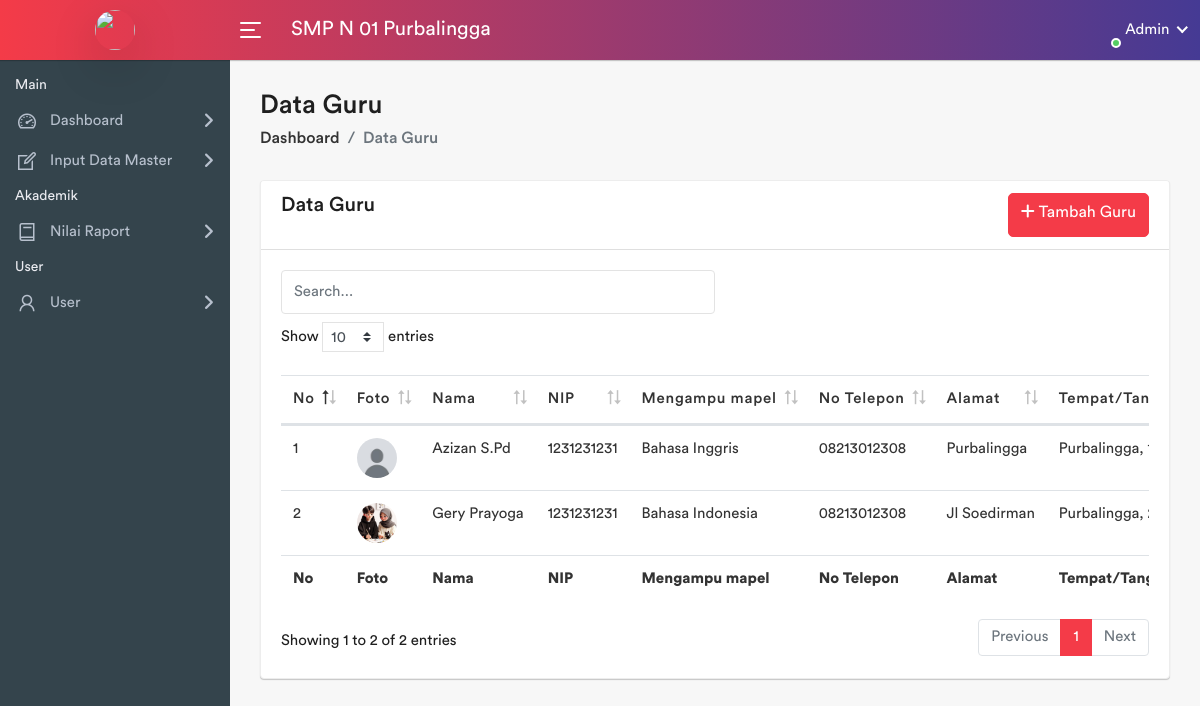
Screenshot of /pages/guru/index.php (signed in) with the database file from the repository.
### tables this page shows
CREATE TABLE `sekolah` (
  `sekolah_id` int(11) NOT NULL,
  `nama_sekolah` varchar(100) NOT NULL,
  `npsn` varchar(10) NOT NULL,
  `jenjang` varchar(10) NOT NULL,
  `status` varchar(10) NOT NULL,
  `alamat_sekolah` varchar(255) DEFAULT NULL,
  `tahun_berdiri` int(11) DEFAULT NULL,
  `akreditasi` varchar(10) DEFAULT NULL,
  `kepala_sekolah` varchar(100) DEFAULT NULL,
  `telepon_sekolah` varchar(15) DEFAULT NULL,
  `email_sekolah` varchar(50) DEFAULT NULL,
  `website_sekolah` varchar(100) DEFAULT NULL,
  `gambar` varchar(255) NOT NULL
);

CREATE TABLE `guru` (
  `guru_id` int(11) NOT NULL,
  `nama_guru` varchar(100) NOT NULL,
  `nip` varchar(10) NOT NULL,
  `jk` enum('L','P') DEFAULT NULL,
  `notelp` varchar(15) DEFAULT NULL,
  `alamat` varchar(255) DEFAULT NULL,
  `tempat_lahir` varchar(100) NOT NULL,
  `tanggal_lahir` date DEFAULT NULL,
  `mapel_id` int(11) DEFAULT NULL,
  `foto` varchar(255) NOT NULL
);

CREATE TABLE `mata_pelajaran` (
  `mapel_id` int(11) NOT NULL,
  `nama_mapel` varchar(50) NOT NULL
);

### pages/guru/index.php (the view, shortened to what this page needs)
<?php
    require_once "../template/header.php";
    require_once "../template/sidebar.php";
?>
<div class="page-wrapper">
    <div class="content container-fluid">
        <div class="page-header">
            <div class="row">
                <div class="col-sm-12">
                    <h3 class="page-title">Data Guru</h3>
                    <ul class="breadcrumb">
                        <li class="breadcrumb-item"><a href="index.html">Dashboard</a></li>
                        <li class="breadcrumb-item active">Data Guru</li>
                    </ul>
                </div>
            </div>
        </div>
        <div class="row">
            <div class="col-sm-12">
                <div class="card flex-fill">
                    <div class="card-header d-flex justify-content-between">
                        <h5 class="card-title">Data Guru</h5>
                        <a class="btn btn-primary" href="input-guru.php"><i class="fa fa-plus"></i> Tambah
                            Guru</a>
                    </div>
                    <div class="card-body">
                        <input type="text" id="searchInput" placeholder="Search..." class="form-control col-6 mb-2">
                        <div class="table-responsive">
                            <table class="datatable table table-stripped mb-0">
                                <div class="table-responsive">
                                    <thead>
                                        <tr>
                                            <th>No</th>
                                            <th>Foto</th>
                                            <th>Nama</th>
                                            <th>NIP</th>
                                            <th>Mengampu mapel</th>
                                            <th>No Telepon</th>
                                            <th>Alamat</th>
                                            <th>Tempat/Tanggal Lahir</th>
                                        </tr>
                                    </thead>
                                    <tfoot>
                                        <tr>
                                            <th>No</th>
                                            <th>Foto</th>
                                            <th>Nama</th>
                                            <th>NIP</th>
                                            <th>Mengampu mapel</th>
                                            <th>No Telepon</th>
                                            <th>Alamat</th>
                                            <th>Tempat/Tanggal Lahir</th>
                                        </tr>
                                    </tfoot>
                                    <tbody>
                                        <?php
                                        $query = "SELECT *
                                                    FROM guru
                                                    JOIN mata_pelajaran ON guru.mapel_id = mata_pelajaran.mapel_id;";
                                        $result = mysqli_query($koneksi, $query);
                                        $no = 1;
                                        while ($row = mysqli_fetch_assoc($result)) {
                                        ?>
                                        <tr>
                                            <td><?= $no ?></td>
                                            <td><img src="<?= $row['foto'] ?>" alt="Foto Guru" width="40px"
                                                    class="rounded-circle"></td>
                                            <td><?= $row['nama_guru'] ?></td>
                                            <td><?= $row['nip'] ?></td>
                                            <td><?= $row['nama_mapel'] ?></td>
                                            <td><?= $row['notelp'] ?></td>
                                            <td><?= $row['alamat'] ?></td>
                                            <td><?= $row['tempat_lahir'] ?>, <?= $row['tanggal_lahir'] ?></td>
                                            <?php
                                            $no++;
                                        }
                                        ?>
                                    </tbody>
                                </div>
                            </table>
                        </div>
                    </div>
                </div>
            </div>
        </div>
    </div>
</div>
<?php
    require_once '../template/footer.php';

### pages/template/header.php (shortened to what this page needs)
<!DOCTYPE html>
<html lang="en">
<head>
    <link rel="stylesheet" href="../../asset/admin-template/assets/css/bootstrap.min.css">
    <link rel="stylesheet" href="../../asset/admin-template/assets/css/font-awesome.min.css">
    <link rel="stylesheet" href="https://cdnjs.cloudflare.com/ajax/libs/font-awesome/6.4.2/css/all.min.css">
    <link rel="stylesheet" href="../../asset/admin-template/assets/css/line-awesome.min.css">
    <link rel="stylesheet" href="../../asset/admin-template/assets/css/dataTables.bootstrap4.min.css" />
    <link rel="stylesheet" href="../../asset/admin-template/assets/css/style.css">
</head>

### pages/template/sidebar.php
<?php
    require_once "../../koneksi.php";
    if($_SESSION['role'] == 'admin'){
        require_once "sidebar-admin.php";
    }else if($_SESSION['role'] == 'walikelas'){
        require_once "sidebar-walikelas.php";
    }else if($_SESSION['role'] == 'siswa'){
        require_once "sidebar-siswa.php";
    }else{
        header("Location: ../../index.php?status=failed3");
        exit();
    }
?>

### pages/template/sidebar-admin.php (shortened to what this page needs)
<body>
    <div class="main-wrapper">
        <div class="header">
            <div class="header-left">
                <a href="../../<?=$_SESSION['mainurl']?>" class="logo">
                    <img src="<?=$_SESSION['foto']?>" width="40" height="40" alt="" class="rounded-circle shadow-lg">
                </a>
            </div>
            <a id="toggle_btn" href="javascript:void(0);">
                <span class="bar-icon">
                    <span></span>
                    <span></span>
                    <span></span>
                </span>
            </a>
            <?php
        $query = "SELECT nama_sekolah FROM sekolah";
        $result = mysqli_query($koneksi, $query);
        $data = mysqli_fetch_assoc($result);
        ?>
            <div class="page-title-box">
                <h3><?=$data['nama_sekolah']?></h3>
            </div>
            <ul class="nav user-menu">
                <li class="nav-item dropdown has-arrow main-drop">
                    <a href="#" class="dropdown-toggle nav-link" data-toggle="dropdown">
                        <span class="user-img"><img src="<?=$_SESSION['foto']?>" alt="">
                            <span class="status online"></span>
                        </span>
                        <span>Admin</span>
                    </a>
                </li>
            </ul>
        </div>
        <div class="sidebar" id="sidebar">
            <div class="sidebar-inner slimscroll">
                <div id="sidebar-menu" class="sidebar-menu">
                    <ul>
                        <li class="menu-title">
                            <span>Main</span>
                        </li>
                        <li class="submenu">
                            <a href="#"><i class="la la-dashboard"></i> <span> Dashboard</span> <span
                                    class="menu-arrow"></span></a>
                        </li>
                        <li class="submenu">
                            <a href="#"><i class="la la-edit"></i> <span> Input Data Master</span> <span
                                    class="menu-arrow"></span></a>
                        </li>
                        <li class="menu-title">
                            <span>Akademik</span>
                        </li>
                        <li class="submenu">
                            <a href="#"><i class="la la-book"></i> <span> Nilai Raport</span> <span
                                    class="menu-arrow"></span></a>
                        </li>
                        <li class="menu-title">
                            <span>User</span>
                        </li>
                        <li class="submenu">
                            <a href="#"><i class="la la-user"></i> <span> User </span> <span
                                    class="menu-arrow"></span></a>
                        </li>
                    </ul>
                </div>
            </div>
        </div>

### pages/template/footer.php (shortened to what this page needs)
</body>
</html>

### rows the page displays
sekolah: nama_sekolah "SMP N 01 Purbalingga"
guru: foto (placeholder picture), nama_guru "Azizan S.Pd", nip "1231231231", mapel.nama_mapel "Bahasa Inggris", notelp "08213012308", alamat "Purbalingga", tempat_lahir "Purbalingga"
guru: foto (picture), nama_guru "Gery Prayoga", nip "1231231231", mapel.nama_mapel "Bahasa Indonesia", notelp "08213012308", alamat "Jl Soedirman", tempat_lahir "Purbalingga"
